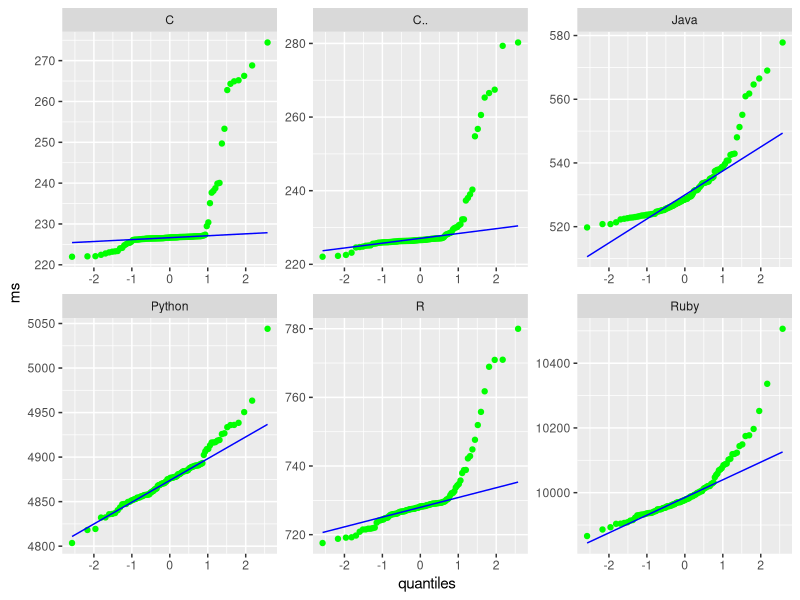
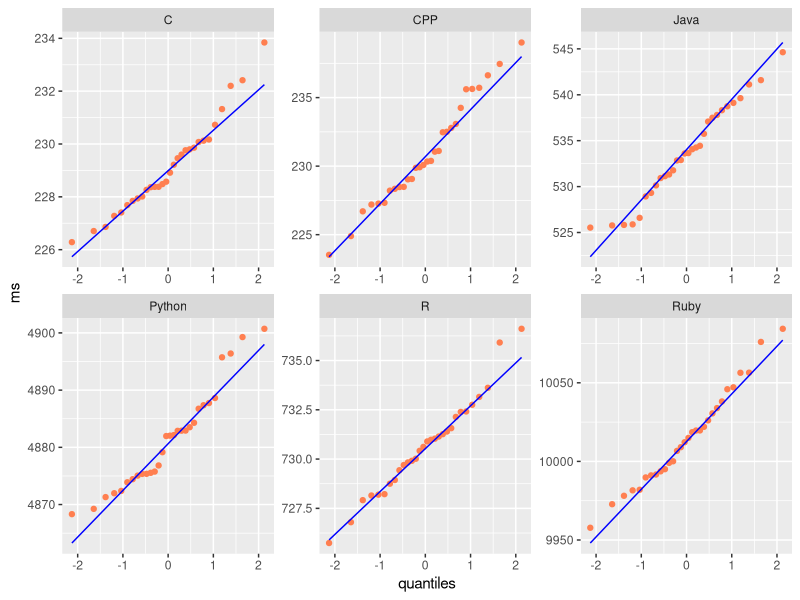
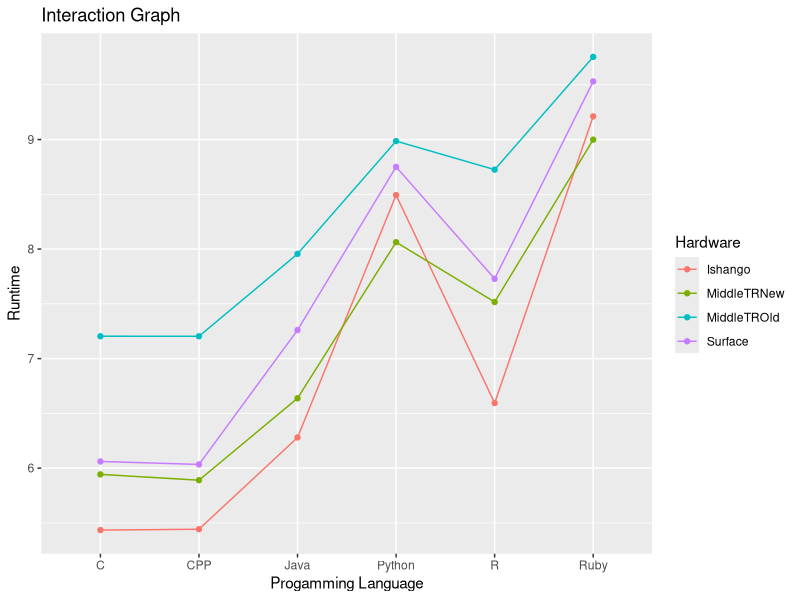
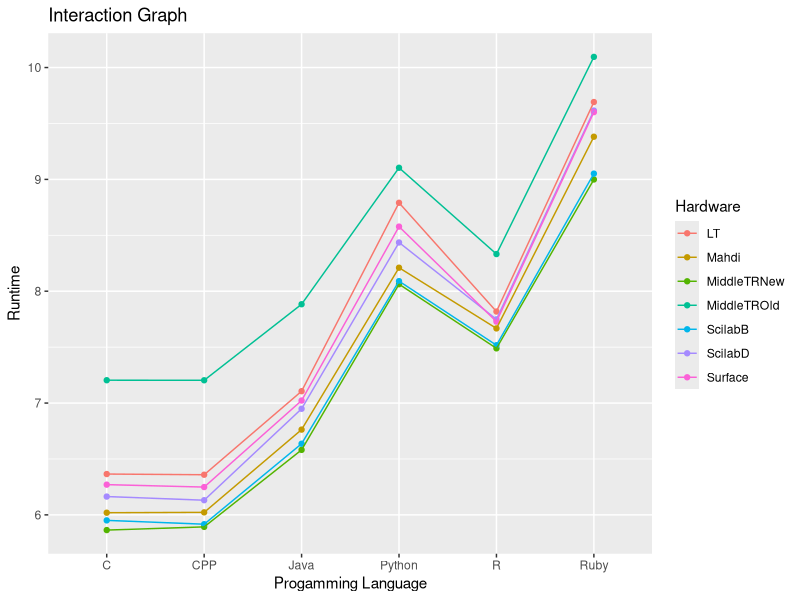
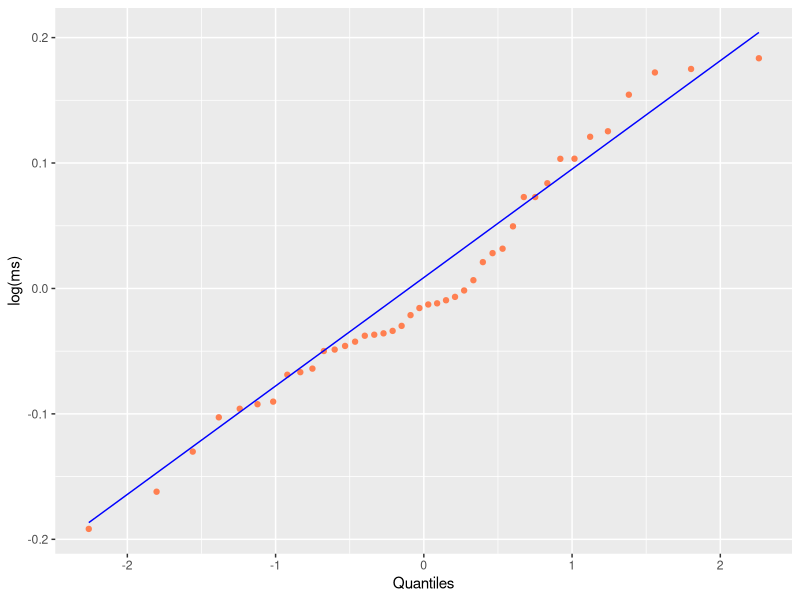

Write R code to recreate these figures, in order. (Note: this script raises an error after producing the figures.)
# analysis.r
library(tidyverse)
library(gridExtra)
this.dir <- dirname(parent.frame(2)$ofile)
setwd(this.dir)

# Before CLT
ishango.before <- read.csv("ishango/noCLT/ishango.csv")
ishango.before.long <- pivot_longer(ishango.before, cols=everything(), names_to="language", values_to="runtime")
ggplot(ishango.before.long, aes(sample=(runtime)))+
  stat_qq(col="green")+
  stat_qq_line(col="blue")+
  facet_wrap(~language, scales="free")+
  labs(x="quantiles", y="ms")

# After CLT
ishango.after <- read.csv("ishango/fifteen30/ishango_mean.csv")

ishango.after.long <- pivot_longer(ishango.after, cols=everything(), names_to="language", values_to="runtime")
ggplot(ishango.after.long, aes(sample=(runtime)))+
  stat_qq(col="coral")+
  stat_qq_line(col="blue")+
  facet_wrap(~language, scales="free")+
  labs(x="quantiles", y="ms")


pilot <- read.csv("pilotData.csv")
pilot.long <- pivot_longer(pilot, cols=C:R, names_to = "language", values_to = "runtime")
ggplot(pilot.long, aes(x=language, y=log(runtime), group=Hardware, color=Hardware))+
  geom_point()+
  geom_line()+
  labs(title= "Interaction Graph",
       x= "Progamming Language",
       y= "Runtime")



analysis <- read.csv("analysis.csv")
analysis.long <- pivot_longer(analysis, cols=C:R, names_to = "language", values_to = "runtime")
ggplot(analysis.long, aes(x=language, y=log(runtime), group=Hardware, color=Hardware))+
  geom_point()+
  geom_line()+
  labs(title= "Interaction Graph",
       x= "Progamming Language",
       y= "Runtime")

anova <- aov(runtime~language + Hardware, analysis.long)
anova_log <- aov(log(runtime)~language + Hardware, analysis.long)
anova_log.residauls = resid(anova_log)
ggplot(data.frame(anova_log.residauls), aes(sample=(anova_log.residauls)))+
  stat_qq(col="coral")+
  stat_qq_line(col="blue")+
  labs(x="Quantiles", y="log(ms)")
shapiro.test(anova_log.residauls)


table_anova <- su
mmary(anova_log)
table_anova
tableGrob(as.data.frame(table_anova))

shapiro = c()

#for (i in 1:7):
  #shapiro <- c(shapiro.test(pilot))
